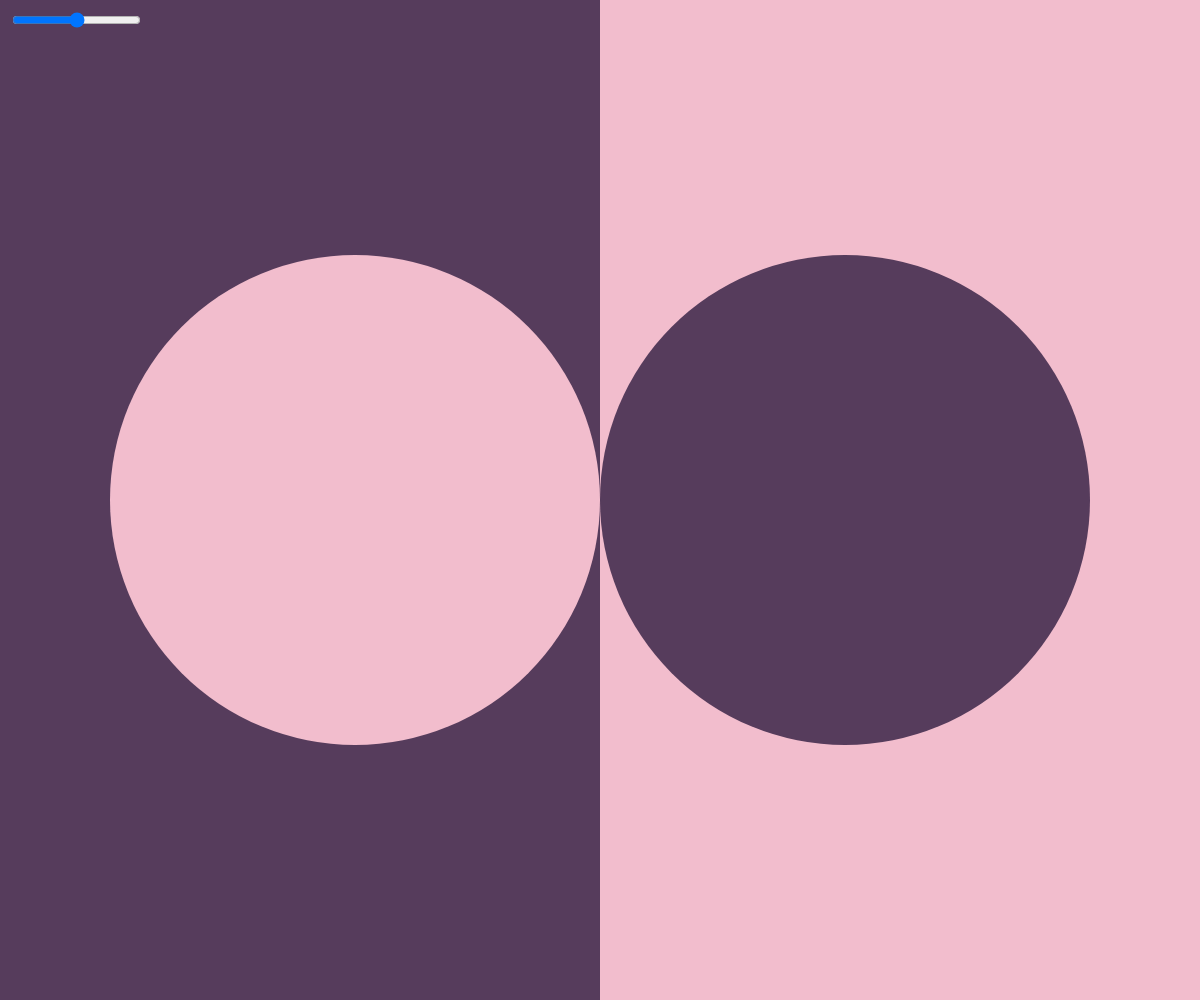
Frame 1 (no input)
Frame 60 (no input): identical to frame 1, image omitted
Frame 120 (the mouse pressed at the canvas centre since frame 60): identical to frame 1, image omitted

The p5.js sketch that drew this single still picture (run headless with seeded random() and noise() and a simulated clock; from frame 60 on, the mouse is pressed at the canvas centre):

// p5.js sketch
// ── sketch.js
let valueSlider;

function setup() {
  createCanvas(windowWidth, windowHeight);
  valueSlider = createSlider(0, 100, 50);
  valueSlider.position(10, 10);
  noStroke();
}

function draw() {
  let val = valueSlider.value();

  // Farben
  let dark = color(86, 60, 92);
  let light = color(242, 189, 205);

  // Hintergrundhälften
  noStroke();
  fill(dark);
  rect(0, 0, width / 2, height);
  fill(light);
  rect(width / 2, 0, width / 2, height);

  // Slider steuert Grösse
  let leftRadius = map(val, 0, 100, width * 0.4, 10);
  let rightRadius = map(val, 0, 100, 10, width * 0.4);

  // Kreise an Mittellinie anheften
  let midX = width / 2;
  let centerY = height / 2;

  // Linker Kreis: wächst nach links hinaus
  fill(light);
  ellipse(midX - leftRadius, centerY, leftRadius * 2, leftRadius * 2);

  // Rechter Kreis: wächst nach rechts hinaus
  fill(dark);
  ellipse(midX + rightRadius, centerY, rightRadius * 2, rightRadius * 2);
}
